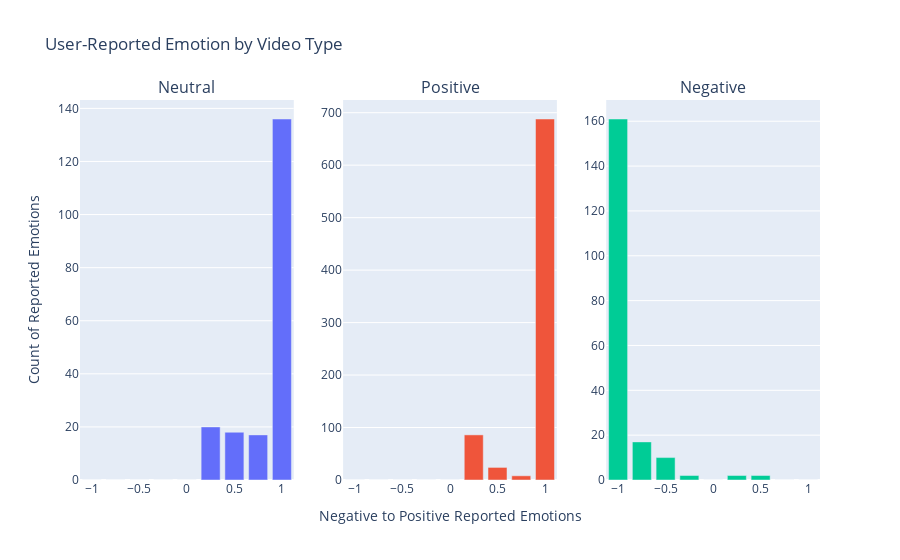

The notebook cell this image was saved under:
### Markdown cell above
## Distribution of User Reported Emotions

### Code cell
bins = [-1.5, -0.75, -0.5, -0.25, -0.1, 0.1,
        0.25, 0.5, 0.75, 1.5]
labels = [-1.0, -0.75, -0.5, -0.25, 0.0, 0.25, 0.5, 0.75, 1.0]

fig = make_subplots(rows=1, cols=3,
                    subplot_titles=('Neutral','Positive','Negative'))
emotions = ['neutral','positive','negative']
for i, emotion in enumerate(emotions):
    tmp = data_df[data_df['video_type'] == emotion]
    tmp['x_joystick'] = pd.cut(tmp['x_joystick'], bins=bins, labels=labels)
    tmp = tmp.groupby('x_joystick').video_id.count().reset_index().rename(columns={'video_id':'count'})
    fig.add_trace(go.Bar(x=list(tmp['x_joystick']),
                         y=list(tmp['count'])),
                  row=1, col=i + 1)

fig.update_layout(title_text='User-Reported Emotion by Video Type', showlegend=False)
fig.update_yaxes(title_text='Count of Reported Emotions', row=1, col=1)
fig.update_xaxes(title_text='Negative to Positive Reported Emotions', row=1, col=2)
fig.show()

### Figure 1 — Plotly figure (JSON) as saved in the notebook; plotly's stock layout.template omitted (floating-point values rounded to 4 significant figures)
{"data": [{"type": "bar", "x": [-1, -0.75, -0.5, -0.25, 0, 0.25, 0.5, 0.75, 1], "xaxis": "x", "y": [0, 0, 0, 0, 0, 20, 18, 17, 136], "yaxis": "y"}, {"type": "bar", "x": [-1, -0.75, -0.5, -0.25, 0, 0.25, 0.5, 0.75, 1], "xaxis": "x2", "y": [0, 0, 0, 0, 0, 86, 24, 8, 688], "yaxis": "y2"}, {"type": "bar", "x": [-1, -0.75, -0.5, -0.25, 0, 0.25, 0.5, 0.75, 1], "xaxis": "x3", "y": [161, 17, 10, 2, 0, 2, 2, 0, 0], "yaxis": "y3"}], "layout": {"annotations": [{"font": {"size": 16}, "showarrow": false, "text": "Neutral", "x": 0.1444, "xanchor": "center", "xref": "paper", "y": 1, "yanchor": "bottom", "yref": "paper"}, {"font": {"size": 16}, "showarrow": false, "text": "Positive", "x": 0.5, "xanchor": "center", "xref": "paper", "y": 1, "yanchor": "bottom", "yref": "paper"}, {"font": {"size": 16}, "showarrow": false, "text": "Negative", "x": 0.8556, "xanchor": "center", "xref": "paper", "y": 1, "yanchor": "bottom", "yref": "paper"}], "showlegend": false, "title": {"text": "User-Reported Emotion by Video Type"}, "xaxis": {"anchor": "y", "domain": [0, 0.2889]}, "xaxis2": {"anchor": "y2", "domain": [0.3556, 0.6444], "title": {"text": "Negative to Positive Reported Emotions"}}, "xaxis3": {"anchor": "y3", "domain": [0.7111, 1]}, "yaxis": {"anchor": "x", "domain": [0, 1], "title": {"text": "Count of Reported Emotions"}}, "yaxis2": {"anchor": "x2", "domain": [0, 1]}, "yaxis3": {"anchor": "x3", "domain": [0, 1]}}}
